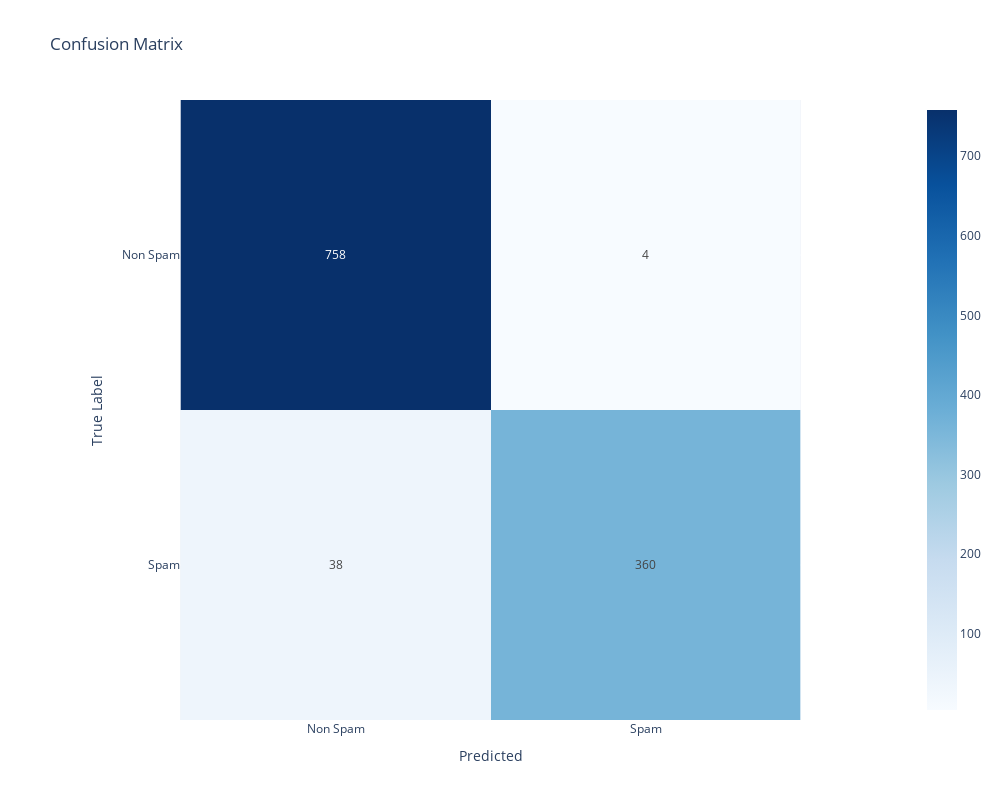

Notebook code for this chart:
### Code cell
# fit the model
text_clf.fit(X_train, y_train)
# predict and generate classification report
y_pred = text_clf.predict(X_test) # Use the pipeline to run predictions on the test data

# call the report function to visualize the classification results, use the above class_labels
results_report(y_test, y_pred, class_labels)

### Figure 1 — Plotly figure (JSON) as saved in the notebook; plotly's stock layout.template omitted (floating-point values rounded to 4 significant figures)
{"data": [{"coloraxis": "coloraxis", "hovertemplate": "Predicted: %{x}<br>True Label: %{y}<br>color: %{z}<extra></extra>", "name": "0", "texttemplate": "%{z}", "type": "heatmap", "x": ["Non Spam", "Spam"], "xaxis": "x", "y": ["Non Spam", "Spam"], "yaxis": "y", "z": [[758, 4], [38, 360]]}], "layout": {"coloraxis": {"colorscale": [[0, "rgb(247,251,255)"], [0.125, "rgb(222,235,247)"], [0.25, "rgb(198,219,239)"], [0.375, "rgb(158,202,225)"], [0.5, "rgb(107,174,214)"], [0.625, "rgb(66,146,198)"], [0.75, "rgb(33,113,181)"], [0.875, "rgb(8,81,156)"], [1, "rgb(8,48,107)"]]}, "height": 800, "title": {"text": "Confusion Matrix"}, "width": 1000, "xaxis": {"anchor": "y", "constrain": "domain", "domain": [0, 1], "scaleanchor": "y", "title": {"text": "Predicted"}}, "yaxis": {"anchor": "x", "autorange": "reversed", "constrain": "domain", "domain": [0, 1], "title": {"text": "True Label"}}}}
